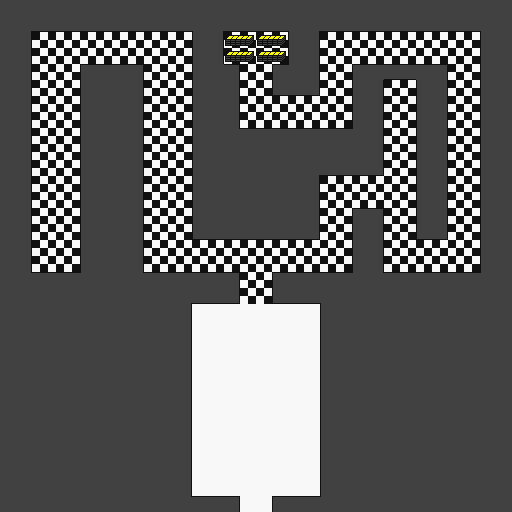

Rendered tile map (Tiled .tmx) drawn with the repository's tilesets; below, a short description and the map source with its tile grids summarised:
An orthogonal 32x32 tile map with 16x16 px tiles, 3 tile layers (base_layer, back_layer, front_layer), 3 hidden layers not drawn, 2 tilesets.

<map version="1.2" tiledversion="1.2.1" orientation="orthogonal" renderorder="right-down" width="32" height="32" tilewidth="16" tileheight="16" infinite="0" nextlayerid="8" nextobjectid="2">
 <tileset firstgid="1" source="stage2_bg_tileset.tsx" />
 <tileset firstgid="257" source="area_tileset.tsx" />
 <layer id="1" name="base_layer" width="32" height="32" locked="1">
  <data>[1024 cells, 1024 non-empty, 2 distinct tile ids]</data>
 </layer>
 <layer id="2" name="back_layer" width="32" height="32" locked="1">
  <data>[1024 cells, 8 non-empty, 2 distinct tile ids]</data>
 </layer>
 <layer id="3" name="front_layer" width="32" height="32" locked="1">
  <data>[1024 cells, 688 non-empty, 14 distinct tile ids]</data>
 </layer>
 <layer id="5" name="object_layer" width="32" height="32" visible="0" locked="1">
  <data>[1024 cells, 20 non-empty, 10 distinct tile ids]</data>
 </layer>
 <layer id="6" name="area_layer" width="32" height="32" visible="0" locked="1">
  <data>[1024 cells, 336 non-empty, 17 distinct tile ids]</data>
 </layer>
 <layer id="7" name="connect_layer" width="32" height="32" visible="0" locked="1">
  <data>[1024 cells, 32 non-empty, 32 distinct tile ids]</data>
 </layer>
</map>
